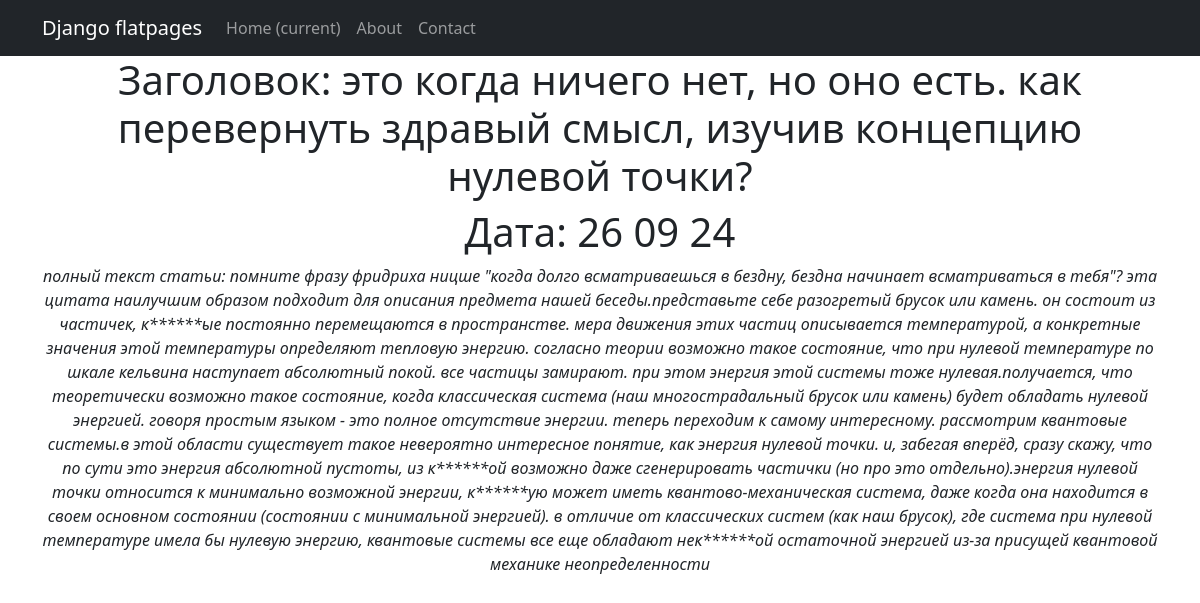
The page /news/2 on the database its author committed.
### news/models.py (models this page shows, shortened)
class Post(models.Model):
    author = models.ForeignKey(Author, on_delete=models.DO_NOTHING)
    type = models.CharField(max_length=10, choices=TYPE_POST)
    date = models.DateTimeField(auto_now_add=True)
    category = models.ManyToManyField(Category, through='PostCategory')
    title = models.CharField(max_length=255)
    text = models.TextField()
    rating = models.IntegerField(default=0)

### news/views.py (the view)
# urls.py: path('<int:pk>', NewsDetail.as_view()),
class NewsDetail(DetailView):
    model = Post
    template_name = 'one_news.html'
    context_object_name = 'one_news'

### news/templatetags/custom_filters.py (called while the page is built)
@register.filter()
def censor(value):
    for bad_words, norm_words in DIC_BAD_WORDS.items():
        value = value.lower().replace(bad_words.lower(), norm_words)
        print
    return value

### templates/one_news.html (shortened to what this page needs)
{% extends 'flatpages/default.html' %}
{% load custom_filters %}
{% block content %}
<h1> Заголовок: {{ one_news.title|censor }}</h1>
<h1> Дата: {{ one_news.date|date:'d m y' }}</h1>
<i> полный текст статьи:  {{ one_news.text|censor }}</i>
{% endblock content %}

### rows shown on the page
Post: title|censor "это когда ничего нет, но оно есть. как перевернуть здравый смысл, изучив концепцию нулевой точки?", date "26 09 24", text|censor "помните фразу фридриха ницше \"когда долго всматриваешься в бездну, бездна начинает всматриваться в тебя\"? эта цитата наилучшим образом подходит для описания предмета нашей беседы.представьте себе разогретый брусок или камень. он состоит из частичек, к******ые постоянно перемещаются в пространстве. мера движения этих частиц описывается температурой, а конкретные значения этой температуры определяют тепловую энергию. согласно теории возможно такое состояние, что при нулевой температуре по шкале кельвина наступает абсолютный покой. все частицы замирают. при этом энергия этой системы тоже нулевая.получается, что теоретически возможно такое состояние, когда классическая система (наш…"
